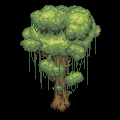

Tiled map render using the project's own tile images. Description and the whole map definition, tile-layer contents included, below:
An orthogonal 20x20 tile map with 6x6 px tiles, 1 tile layer (Tile Layer 1), 2 tilesets.

<map version="1.0" orientation="orthogonal" renderorder="right-down" width="20" height="20" tilewidth="6" tileheight="6" nextobjectid="1">
 <tileset firstgid="1" name="tileset3" tilewidth="6" tileheight="6" tilecount="149200" columns="373">
  <image source="tileset/tileset3.png" width="2240" height="2400" />
 </tileset>
 <tileset firstgid="149201" name="tileset8" tilewidth="6" tileheight="6" tilecount="27632" columns="314">
  <image source="tileset/tileset8.png" width="1888" height="528" />
 </tileset>
 <layer name="Tile Layer 1" width="20" height="20">
  <data encoding="csv">
19962,19963,9142,9142,9143,9144,9145,9146,9147,9148,9149,9150,9151,9152,9153,9154,9155,9156,18843,18844,
19962,19963,9515,9515,9516,9517,9518,9519,9520,9521,9522,9523,9524,9525,9526,9527,9528,9529,18843,18844,
19962,19963,9888,9888,9889,9890,9891,9892,9893,9894,9895,9896,9897,9898,9899,9900,9901,9902,18843,18844,
19962,19963,10261,10261,10262,10263,10264,10265,10266,10267,10268,10269,10270,10271,10272,10273,10274,10275,18843,18844,
19962,19963,18468,10634,10635,10636,10637,10638,10639,10640,10641,10642,10643,10644,10645,10646,10647,10648,18843,18844,
19962,19963,18468,11007,11008,11009,11010,11011,11012,11013,11014,11015,11016,11017,11018,11019,11020,11021,18843,18844,
19962,19963,18468,11380,11381,11382,11383,11384,11385,11386,11387,11388,11389,11390,11391,11392,11393,11394,18843,18844,
19962,19963,18468,11753,11754,11755,11756,11757,11758,11759,11760,11761,11762,11763,11764,11765,11766,11767,18843,18844,
19962,19963,18468,12126,12127,12128,12129,12130,12131,12132,12133,12134,12135,12136,12137,12138,12139,12140,18843,18844,
19962,19963,18468,12499,12500,12501,12502,12503,12504,12505,12506,12507,12508,12509,12510,12511,12512,12513,18843,18844,
19962,19963,12872,12872,12873,12874,12875,12876,12877,12878,12879,12880,12881,12882,12883,12884,12885,12886,18843,18844,
19962,19963,13245,13245,13246,13247,13248,13249,13250,13251,13252,13253,13254,13255,13256,13257,13258,13259,18843,18844,
19962,19963,13618,13618,13619,13620,13621,13622,13623,13624,13625,13626,13627,13628,13629,13630,13631,13632,18843,18844,
19962,19963,13991,13991,13992,13993,13994,13995,13996,13997,13998,13999,14000,14001,14002,14003,14004,14005,18843,18844,
19962,19963,14364,14364,14365,14366,14367,14368,14369,14370,14371,14372,14373,14374,14375,14376,14377,14378,18843,18844,
19962,19963,14737,14737,14738,14739,14740,14741,14742,14743,14744,14745,14746,14747,14748,14749,14750,14751,18843,18844,
19962,19963,15110,15110,15111,15112,15113,15114,15115,15116,15117,15118,15119,15120,15121,15122,15123,15124,18843,18844,
19962,19963,15483,15483,15484,15485,15486,15487,15488,15489,15490,15491,15492,15493,15494,15495,15496,15497,18842,18843,
19962,19963,15856,15856,15857,15858,15859,15860,15861,15862,15863,15864,15865,15866,15867,15868,15869,15870,18842,18843,
19962,19963,16229,16229,16230,16231,16232,16233,16234,16235,16236,16237,16238,16239,16240,16241,16242,16243,18842,18843
</data>
 </layer>
</map>
